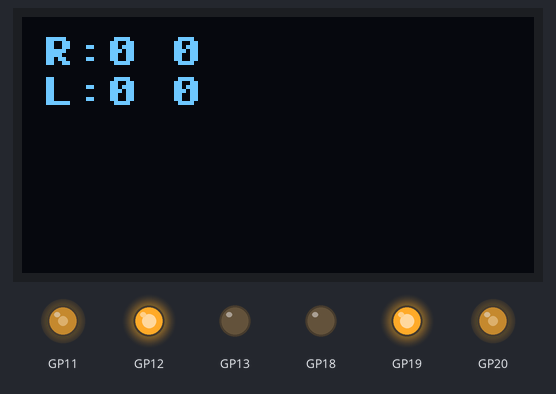
A program run on a simulated Raspberry Pi Pico running MicroPython. On the bench: 128×64 one-colour display, output pins drawn as LEDs (lit = HIGH). Library files of the repository ran but are not shown: ssd1306.py; what the program prints to the serial console is not drawn. At 10.1 s the program stops and its outputs stay as they are.

Above: at 0.2 s.
At 10.1 s:
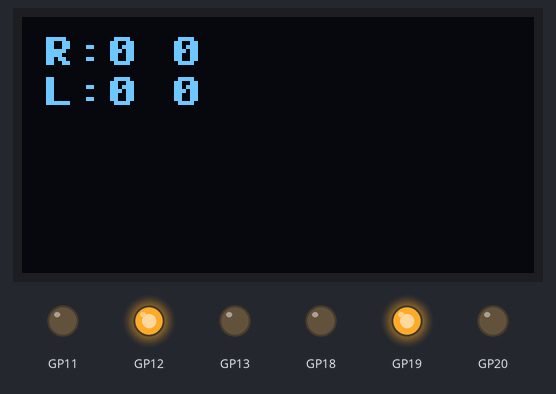
Timing chart, 0 to 11.6 s (numbered marks = the images above):
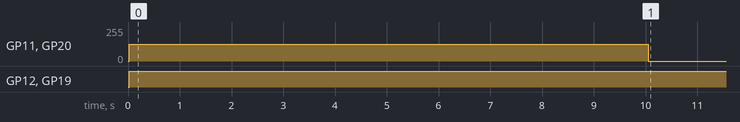

Measured:
- by itself, GP11, GP20: 0/255 → 127/255 at 0.03 s, → 0/255 10.0 s later
- by itself, GP12, GP19: LOW → HIGH at 0.03 s

The program:

encoder2Display.py
```python
from machine import Pin, I2C, Timer
from ssd1306 import SSD1306_I2C
import framebuf
import utime
from hbridge import HBridge

# Set up motor driver
PWM_FREQUENCY = 1000
motorLeft = HBridge(20, 19, 18, PWM_FREQUENCY)
motorRight = HBridge(11, 12, 13, PWM_FREQUENCY)


# Set up motor encoder interface
motorEncoderCntR = 0
motorEncoderCntTotalR = 0
motorEncoderR = Pin(10, Pin.IN)
motorEncoderCntL = 0
motorEncoderCntTotalL = 0
motorEncoderL = Pin(16, Pin.IN)

baseSpeed = 0
# Amount of compensation to apply to motor speed to re-align distance totals
# we don't want to adjust too much in a single monitoring cycle
dFactor = 0.2


def motorEncoderCallbackR(pin):
    global motorEncoderCntR
    global motorEncoderCntTotalR
    motorEncoderCntR += 1
    motorEncoderCntTotalR += 1


def motorEncoderCallbackL(pin):
    global motorEncoderCntL
    global motorEncoderCntTotalL
    motorEncoderCntL += 1
    motorEncoderCntTotalL += 1


motorEncoderR.irq(trigger=machine.Pin.IRQ_FALLING,
                  handler=motorEncoderCallbackR)

motorEncoderL.irq(trigger=machine.Pin.IRQ_FALLING,
                  handler=motorEncoderCallbackL)

# Set up OLED display interface
WIDTH = 128
HEIGHT = 64
i2c = I2C(0)
# Uses I2C defaults for I2C0 SCL=Pin(GP9), SDA=Pin(GP8)
oled = SSD1306_I2C(WIDTH, HEIGHT, i2c)


statusTimer = Timer()


def adjustLRSpeed():
    # Checks the the distance moved on each mover and
    # adjust faster one down if moved further tan the slower
    global motorLeft
    global motorRight
    speedL = baseSpeed
    speedR = baseSpeed
    if (motorEncoderCntR > 0 and motorEncoderCntL > 0 and motorEncoderCntTotalL > 0 and motorEncoderCntTotalR > 0):
        speedDiff = abs(motorEncoderCntL - motorEncoderCntR) / motorEncoderCntR
        #  Distance difference is based on overall difference in distance divided by average delta distance
        distDiff = abs(motorEncoderCntTotalL -
                       motorEncoderCntTotalR) / ((motorEncoderCntR + motorEncoderCntL)/2)
        # print(" Diff:" + str(speedDiff))
        # if (speedDiff > 0.001):
        # print(" Comp:" + str(speedCompensation))
        if (motorEncoderCntL > motorEncoderCntR):
            speedL -= round(speedL * speedDiff)
            print("left diff :" + str(speedDiff))
        else:
            speedR -= round(speedR * speedDiff)
            print("Right diff :" + str(speedDiff))
        # if (distDiff > 0.001):
            # If speeds must be adjusted to compensate for over all distance
            # then do it gradually
        if (motorEncoderCntTotalL > motorEncoderCntTotalR):
            speedL -= round(speedL * distDiff * dFactor)
            print("left comp :" + str(distDiff * dFactor))
        else:
            speedR -= round(speedR * distDiff * dFactor)
            print("right comp :" + str(distDiff * dFactor))
    print("speedL:" + str(speedL) + " speedR:" + str(speedR) + " distL:" + str(motorEncoderCntTotalL) + " distR:" +
          str(motorEncoderCntTotalR) + " deltaL:" + str(motorEncoderCntL) + " deltaR:" + str(motorEncoderCntR))
    motorLeft.forward(speedL)
    motorRight.forward(speedR)


def updateStatus(timer):
    global motorEncoderCntR
    global motorEncoderCntL

    oled.fill(0)
    oled.text("R:" + str(motorEncoderCntR) +
              " " + str(motorEncoderCntTotalR), 5, 5)
    oled.text("L:" + str(motorEncoderCntL) +
              " " + str(motorEncoderCntTotalL), 5, 15)
    adjustLRSpeed()
    motorEncoderCntR = 0
    motorEncoderCntL = 0
    oled.show()
    # print("motorEncoderCnt:",motorEncoderCnt)


def setSpeed():
    global baseSpeed
    motorRight.forward(baseSpeed)
    motorLeft.forward(baseSpeed)


statusTimer.init(freq=10, mode=Timer.PERIODIC, callback=updateStatus)
baseSpeed = 50
setSpeed()
utime.sleep_ms(10000)

# The following lines will stop the timer and motorEncoder irq from running in the background
# Run from REPL when you want the routine to stop running
baseSpeed = 0
setSpeed()
statusTimer.deinit()
motorEncoderR.irq(handler=None)
motorEncoderL.irq(handler=None)
```

hbridge.py
```python
# A HBridge motor controller class for managing L298 and TB6612FNG motor controllers

from machine import Pin, PWM


class HBridge():
    max_duty_u16 = 65535

    def __init__(self, pin_num_pwm, pin_num_in1, pin_num_in2, freq=1000):
        # setup pin assignments and frequency
        self._pwm = PWM(Pin(pin_num_pwm))
        self._pin_in1 = Pin(pin_num_in1, Pin.OUT)
        self._pin_in2 = Pin(pin_num_in2, Pin.OUT)
        self._pwm.freq(freq)

    #  functions to set motor controller signals
    def setForward(self):
        self._pin_in1.on()
        self._pin_in2.off()

    def setReverse(self):
        self._pin_in1.off()
        self._pin_in2.on()

    def setBrake(self):
        self._pin_in1.off()
        self._pin_in2.off()

    # Functions to set motor speed (As a percentage of max speed) and direction
    def forward(self, speed):
        # Speed %
        self.setForward()
        self._pwm.duty_u16(self.speedToU16(abs(speed)))

    def reverse(self, speed):
        self.setReverse()
        self._pwm.duty_u16(self.speedToU16(abs(speed)))

    def stop(self):
        self.setBrake()
        self._pwm.duty_u16(0)

    @classmethod
    def speedToU16(cls, speed):
        # Return a duty_u16 value based on percentage speed
        return int(speed * cls.max_duty_u16/100)
```
